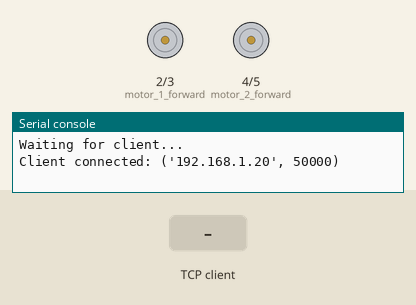
The program below on a simulated MicroPython board. Shown: motor-driver pin pairs drawn as motors (green arrow = first pin HIGH = forward, orange = second pin HIGH = backward, longer = more drive), the last lines printed to the serial console. The test bench sets the inputs (shaded band). WiFi joins after 1.5 s; one TCP client connects 1 s after the port opens and stays connected.

Above: at 3.2 s.
3.3 s: the TCP client sends "forward\n"
At 4.1 s:
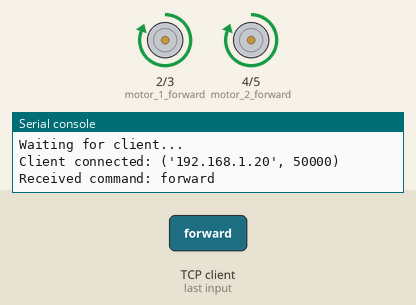
4.8 s: the TCP client sends "backward\n"
At 5.2 s:
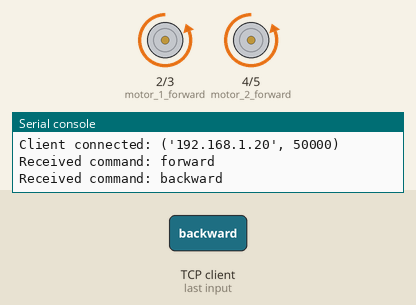
6.3 s: the TCP client sends "left\n"
At 7.5 s:
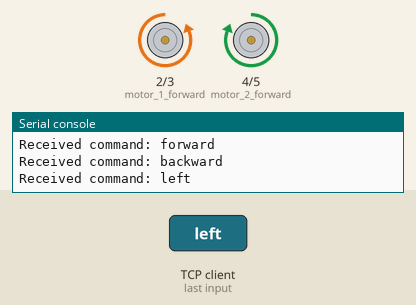
7.8 s: the TCP client sends "right\n"
At 8.7 s:
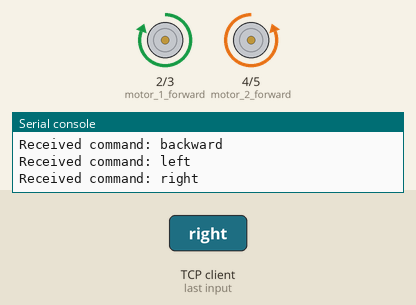
Timing chart, 0 to 10.3 s (numbered marks = the images above; inputs shaded):
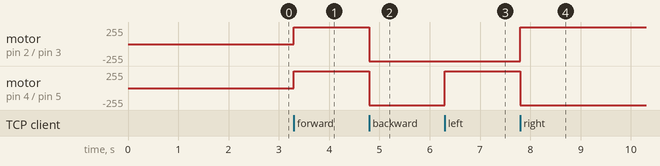

The program:

Wifi_Car_picoW.py
```python
import machine
import time
import network
import socket

# Wi-Fi network credentials
WIFI_SSID = "ssid"
WIFI_PASSWORD = "password"

#port number
CAR_PORT_NUMBER = 8080

#Wi-Fi connection
wifi = network.WLAN(network.STA_IF)
wifi.active(True)
wifi.connect(WIFI_SSID, WIFI_PASSWORD)

while not wifi.isconnected():
    time.sleep(1)

print("Connected to Wi-Fi:", wifi.ifconfig())

#socket server
server_socket = socket.socket()
server_socket.bind(('',CAR_PORT_NUMBER))
server_socket.listen(5)

#motor pins
motor_1_forward = machine.Pin(2, machine.Pin.OUT)
motor_1_backward = machine.Pin(3, machine.Pin.OUT)
motor_2_forward = machine.Pin(4, machine.Pin.OUT)
motor_2_backward = machine.Pin(5, machine.Pin.OUT)

#car control
def control_car(command):
    if command == "forward":
        motor_1_forward.value(1)
        motor_1_backward.value(0)
        motor_2_forward.value(1)
        motor_2_backward.value(0)
    elif command == "backward":
        motor_1_forward.value(0)
        motor_1_backward.value(1)
        motor_2_forward.value(0)
        motor_2_backward.value(1)
    elif command == "left":
        motor_1_forward.value(0)
        motor_1_backward.value(1)
        motor_2_forward.value(1)
        motor_2_backward.value(0)
    elif command == "right":
        motor_1_forward.value(1)
        motor_1_backward.value(0)
        motor_2_forward.value(0)
        motor_2_backward.value(1)
    elif command == "stop":
        motor_1_forward.value(0)
        motor_1_backward.value(0)
        motor_2_forward.value(0)
        motor_2_backward.value(0)

#Main loop
while True:
    #connecting to client
    print("Waiting for client...")
    client_socket, client_address = server_socket.accept()
    print("Client connected:", client_address)

    #Cheching for RX commands
    while True:
        try:
            command = client_socket.recv(1024).decode().strip()
            if not command:
                break
            print("Received command:", command)
            control_car(command)
            client_socket.send("OK".encode())
        except Exception as e:
            print("Error:", e)
            break

    #Close client socket
    print("Closing client connection")
    client_socket.close()
```

Measured:
- after the input at 3.3 s, motor on pin 2 (motor_1_forward) / pin 3 (motor_1_backward), motor on pin 4 (motor_2_forward) / pin 5 (motor_2_backward): stopped → forward 255/255 at once
- after the input at 4.8 s, motor on pin 2 (motor_1_forward) / pin 3 (motor_1_backward), motor on pin 4 (motor_2_forward) / pin 5 (motor_2_backward): forward 255/255 → backward 255/255 at once
- after the input at 6.3 s, motor on pin 4 (motor_2_forward) / pin 5 (motor_2_backward): backward 255/255 → forward 255/255 at once
- after the input at 7.8 s, motor on pin 2 (motor_1_forward) / pin 3 (motor_1_backward): backward 255/255 → forward 255/255 at once; motor on pin 4 (motor_2_forward) / pin 5 (motor_2_backward): forward 255/255 → backward 255/255 at once
